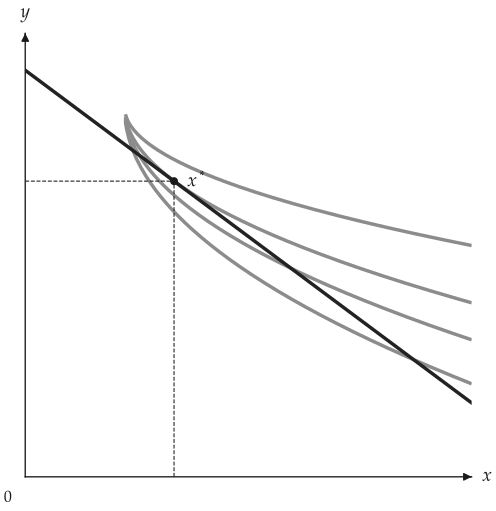

This figure's Python source:
from utility_viz import Canvas, Config, levels, solve
from utility_viz.models import Haagsma

Config.load("manual.toml").use()  # the settings behind this manual's figures

model = Haagsma(gamma_y=10.0)
eq = solve(model, px=1.0, py=1.0, income=11.0)

cvs = Canvas(x_max=9, y_max=12, x_label="$x$", y_label="$y$")
cvs.add_utility(model, levels=levels.around(eq.utility, n=4))
cvs.add_budget(1.0, 1.0, 11.0)
cvs.add_equilibrium(eq)
cvs.save("haagsma.png")
